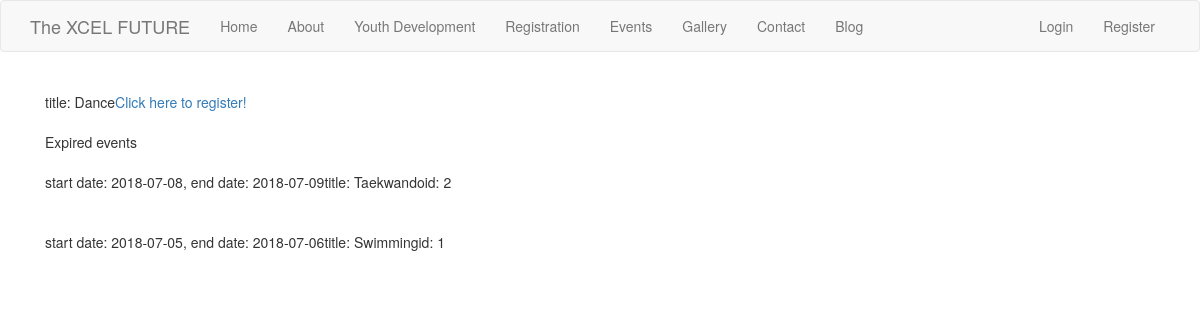
The app's page /events with its own data.
### app/models.py (models this page shows, shortened)
class Event(db.Model):
    id = db.Column(db.Integer, primary_key=True)
    start_date = db.Column(db.Date, index=True)
    end_date = db.Column(db.Date)
    title = db.Column(db.String(500))
    body = db.Column(db.Text)
    def get_upcoming_events(self):
        now = datetime.now()
        upcoming = Event.query.filter(Event.start_date >= now).order_by(Event.start_date)
        return list(upcoming)
    def get_passed_events(self):
        now = datetime.now()
        passed = Event.query.filter(Event.end_date <= now).order_by(Event.start_date.desc())
        return list(passed)

### app/routes.py (the view)
@app.route('/events')
def events():
    upcoming = Event().get_upcoming_events()
    passed = Event().get_passed_events()
    return render_template('events.html', title='events', upcoming=upcoming, passed=passed)

### app/templates/events.html (shortened to what this page needs)
{% extends "base.html" %}
{% block app_content %}
<div class="container">
    {% for event in upcoming %}
        {% include '_upcoming.html' %}
    {% endfor %}
    {{ 'Expired events' }}
    {% for event in passed %}
    {% include '_passed.html' %}
{% endfor %}
</div>
{% endblock %}

### app/templates/_upcoming.html (shortened to what this page needs)
<table>
    <tr valign="top">
        <td>title: {{ event.title }}</td>
        <td><a href="{{ url_for('register_event', event=event.id) }}">Click here to register!</a></td>
    </tr>
</table>

### app/templates/_passed.html (shortened to what this page needs)
<table>
    <tr valign="top">
        <td>start date: {{ event.start_date }}, end date: {{ event.end_date}}</td>
        <td>title: {{ event.title }}</td>
        <td>id: {{ event.id }}</td>
    </tr>
</table>

### records on screen
Event: title "Dance"
Event: start_date "2018-07-08", end_date "2018-07-09", title "Taekwando", id "2"
Event: start_date "2018-07-05", end_date "2018-07-06", title "Swimming", id "1"

### other values on screen
{{ 'Home' }} "Home"
{{ 'About' }} "About"
{{ 'Youth Development' }} "Youth Development"
{{ 'Registration' }} "Registration"
{{ 'Events' }} "Events"
{{ 'Gallery' }} "Gallery"
{{ 'Contact' }} "Contact"
{{ 'Blog' }} "Blog"
{{ 'Login' }} "Login"
{{ 'Register' }} "Register"
{{ 'Expired events' }} "Expired events"
